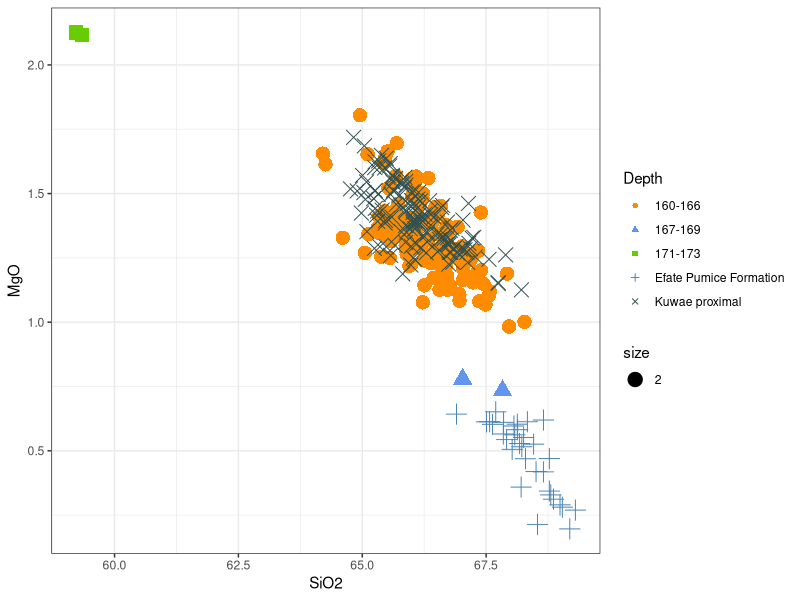

This chart was generated by the following R code:
library(readxl)
library(ggplot2)

data <-read_excel("Emaotul_all_data.xlsx", sheet="tephra")

p<-ggplot(data, aes(x=SiO2, y=MgO,shape=Depth, color=Depth, size=2)) +
  geom_point() + theme_bw()
p<-p+scale_color_manual(values = c("160-166" = "darkorange",
                                 "167-169" = "cornflowerblue",
                                 "Kuwae proximal"="darkslategray",
                                "171-173"="chartreuse3",
                                "Efate Pumice Formation"="steelblue"))
p+scale_shape_manual(values = c(16,17,15,3,4))

